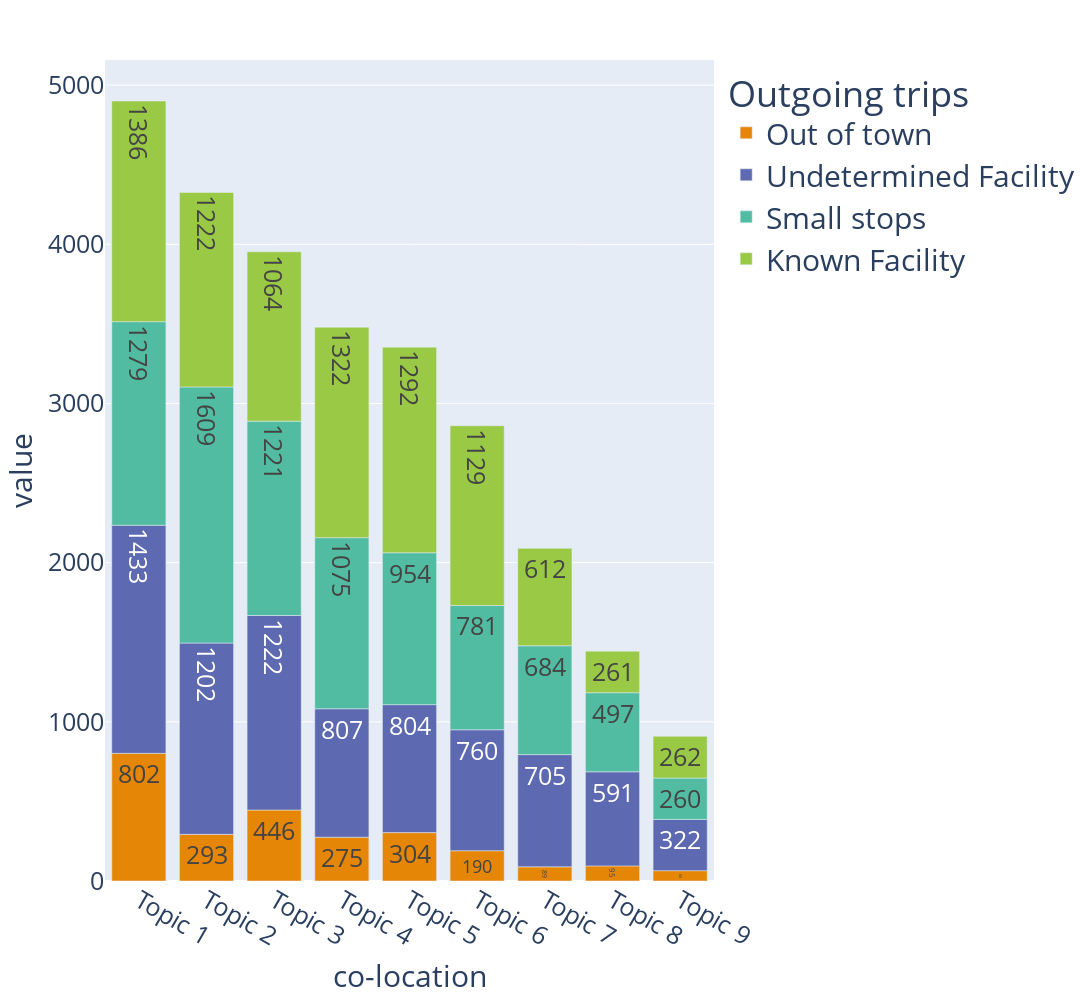

Notebook source saved alongside this figure:
### Code cell
bigrams_dict={}
def bigrams(row): 
    for i in range(len(row['label'])-1):
        word_a=str(row['label'][i])
        word_b=str(row['label'][i+1])

        gram=word_a+'-'+word_b

        if gram not in bigrams_dict:
            bigrams_dict[gram]=1
        else: 
            bigrams_dict[gram]+=1

grouped.apply(lambda row: bigrams(row), axis=1)

bigrams_dict=sorted(bigrams_dict.items(),key=lambda x:x[1],reverse=True)
grouped=grouped[grouped['prop_labeled']!=0]
dict_out_of_town={}
for index, row in grouped.iterrows(): 
    for i in range(len(row['topic'])-1): 
        if row['topic'][i+1]==dict_exception['Out_of_CPT']:
            if row['topic'][i] not in list(dict_exception.values()): 
                worda=Topic_model.id_to_label[int(row['topic'][i])]
                if worda not in dict_out_of_town:
                    dict_out_of_town[worda]=1
                else:
                    dict_out_of_town[worda]+=1
dict_small_stop={}
for index, row in grouped.iterrows(): 
    for i in range(len(row['topic'])-1): 
        if row['topic'][i+1]==dict_exception['Small_stop']:
            if row['topic'][i] not in list(dict_exception.values()): 
                worda=Topic_model.id_to_label[int(row['topic'][i])]
                if worda not in dict_small_stop:
                    dict_small_stop[worda]=1
                else:
                    dict_small_stop[worda]+=1
dict_unknown={}
for index, row in grouped.iterrows(): 
    for i in range(len(row['topic'])-1): 
        if row['topic'][i+1]==dict_exception['Undetermined_facility']:
            if row['topic'][i] not in list(dict_exception.values()): 
                worda=Topic_model.id_to_label[int(row['topic'][i])]
                if worda not in dict_unknown:
                    dict_unknown[worda]=1
                else:
                    dict_unknown[worda]+=1
outgoing={}
for index, row in grouped.iterrows(): 
    for i in range(len(row['topic'])-1): 
        if int(row['topic'][i]) in list(Topic_model.id_to_label.keys()):
            worda=Topic_model.id_to_label[int(row['topic'][i])]
            if worda not in outgoing:
                outgoing[worda]=1
            else:
                outgoing[worda]+=1
dict_known={}
for index, row in grouped.iterrows(): 
    for i in range(len(row['topic'])-1): 
        if (int(row['topic'][i]) in list(Topic_model.id_to_label.keys())) and (int(row['topic'][i+1]) in list(Topic_model.id_to_label.keys())) : 
                worda=Topic_model.id_to_label[int(row['topic'][i])]
                if worda not in dict_known:
                    dict_known[worda]=1
                else:
                    dict_known[worda]+=1
def skip_line(line,limit):
    if len(line)>limit: 
        return line[0:limit] +'<br>'+line[limit::]
    else : 
        return line



list_dict=[outgoing,dict_out_of_town,dict_unknown,dict_small_stop,dict_known]
list_names=['outgoing','Out of town','Undetermined Facility','Small stops','Known Facility']
list_df=[]
for index, dictio in enumerate(list_dict): 
    list_df.append(pd.DataFrame(list(dictio.items()), columns=['co-location', f'{list_names[index]}']))

df=(pd.concat([d.set_index('co-location') for d in list_df], axis=1).reset_index()).sort_values(by='outgoing',ascending=False)
df['co-location']=TOPIC_LABEL


fig = px.bar(df, x="co-location", y=['Out of town','Undetermined Facility','Small stops','Known Facility'], height=1000,width=1600, text_auto=True,color_discrete_sequence=px.colors.qualitative.Vivid)
fig.update_layout(
    font=dict(size=25),
    xaxis=dict(tickwidth=0),
    legend = dict(font = dict(size = 30)),
    legend_title="Outgoing trips",
)


fig.show()

### Figure 1 — Plotly figure (JSON) as saved in the notebook; plotly's stock layout.template omitted (floating-point values rounded to 4 significant figures)
{"data": [{"alignmentgroup": "True", "hovertemplate": "variable=Out of town<br>co-location=%{x}<br>value=%{y}<extra></extra>", "legendgroup": "Out of town", "marker": {"color": "rgb(229, 134, 6)", "pattern": {"shape": ""}}, "name": "Out of town", "offsetgroup": "Out of town", "orientation": "v", "showlegend": true, "textposition": "auto", "texttemplate": "%{y}", "type": "bar", "x": ["Topic 1", "Topic 2", "Topic 3", "Topic 4", "Topic 5", "Topic 6", "Topic 7", "Topic 8", "Topic 9"], "xaxis": "x", "y": [802, 293, 446, 275, 304, 190, 89, 95, 65], "yaxis": "y"}, {"alignmentgroup": "True", "hovertemplate": "variable=Undetermined Facility<br>co-location=%{x}<br>value=%{y}<extra></extra>", "legendgroup": "Undetermined Facility", "marker": {"color": "rgb(93, 105, 177)", "pattern": {"shape": ""}}, "name": "Undetermined Facility", "offsetgroup": "Undetermined Facility", "orientation": "v", "showlegend": true, "textposition": "auto", "texttemplate": "%{y}", "type": "bar", "x": ["Topic 1", "Topic 2", "Topic 3", "Topic 4", "Topic 5", "Topic 6", "Topic 7", "Topic 8", "Topic 9"], "xaxis": "x", "y": [1433, 1202, 1222, 807, 804, 760, 705, 591, 322], "yaxis": "y"}, {"alignmentgroup": "True", "hovertemplate": "variable=Small stops<br>co-location=%{x}<br>value=%{y}<extra></extra>", "legendgroup": "Small stops", "marker": {"color": "rgb(82, 188, 163)", "pattern": {"shape": ""}}, "name": "Small stops", "offsetgroup": "Small stops", "orientation": "v", "showlegend": true, "textposition": "auto", "texttemplate": "%{y}", "type": "bar", "x": ["Topic 1", "Topic 2", "Topic 3", "Topic 4", "Topic 5", "Topic 6", "Topic 7", "Topic 8", "Topic 9"], "xaxis": "x", "y": [1279, 1609, 1221, 1075, 954, 781, 684, 497, 260], "yaxis": "y"}, {"alignmentgroup": "True", "hovertemplate": "variable=Known Facility<br>co-location=%{x}<br>value=%{y}<extra></extra>", "legendgroup": "Known Facility", "marker": {"color": "rgb(153, 201, 69)", "pattern": {"shape": ""}}, "name": "Known Facility", "offsetgroup": "Known Facility", "orientation": "v", "showlegend": true, "textposition": "auto", "texttemplate": "%{y}", "type": "bar", "x": ["Topic 1", "Topic 2", "Topic 3", "Topic 4", "Topic 5", "Topic 6", "Topic 7", "Topic 8", "Topic 9"], "xaxis": "x", "y": [1386, 1222, 1064, 1322, 1292, 1129, 612, 261, 262], "yaxis": "y"}], "layout": {"barmode": "relative", "font": {"size": 25}, "height": 1000, "legend": {"font": {"size": 30}, "title": {"text": "Outgoing trips"}, "tracegroupgap": 0}, "margin": {"t": 60}, "width": 1600, "xaxis": {"anchor": "y", "domain": [0, 1], "tickwidth": 0, "title": {"text": "co-location"}}, "yaxis": {"anchor": "x", "domain": [0, 1], "title": {"text": "value"}}}}
